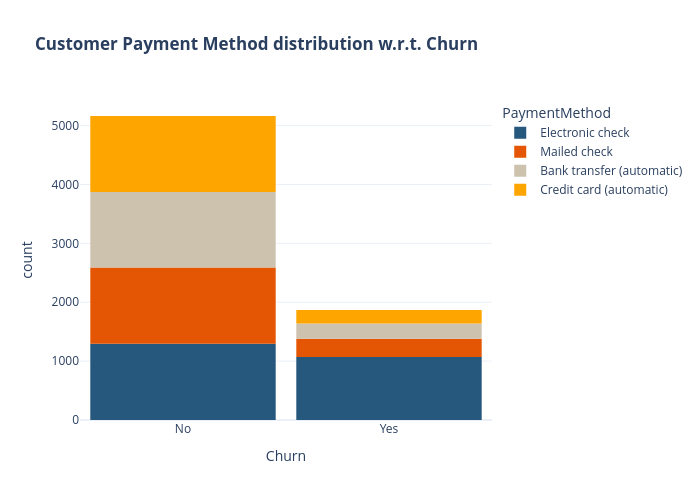

The code cell stored with this chart in its notebook:
### Code cell
custom_colors_3 = {
    'Electronic check': '#26577C',
    'Mailed check': '#E55604',
    'Bank transfer (automatic)': '#CDC2AE',
    'Credit card (automatic)': 'orange'
}

fig = px.histogram(df, 
                   x="Churn", 
                   color="PaymentMethod", 
                   title="<b>Customer Payment Method distribution w.r.t. Churn</b>", 
                   color_discrete_map=custom_colors_3)

# Update layout
fig.update_layout(width=700, height=500, bargap=0.1)

# Show the figure
fig.show()

### Figure 1 — Plotly figure (JSON) as saved in the notebook; plotly's stock layout.template omitted (floating-point values rounded to 4 significant figures; data arrays with more than 128 entries replaced by an {"elided": "..."} marker saying what was removed)
{"data": [{"bingroup": "x", "hovertemplate": "PaymentMethod=Electronic check<br>Churn=%{x}<br>count=%{y}<extra></extra>", "legendgroup": "Electronic check", "marker": {"color": "#26577C", "pattern": {"shape": ""}}, "name": "Electronic check", "orientation": "v", "showlegend": true, "type": "histogram", "x": {"elided": "2365 str values"}, "xaxis": "x", "yaxis": "y"}, {"bingroup": "x", "hovertemplate": "PaymentMethod=Mailed check<br>Churn=%{x}<br>count=%{y}<extra></extra>", "legendgroup": "Mailed check", "marker": {"color": "#E55604", "pattern": {"shape": ""}}, "name": "Mailed check", "orientation": "v", "showlegend": true, "type": "histogram", "x": {"elided": "1604 str values"}, "xaxis": "x", "yaxis": "y"}, {"bingroup": "x", "hovertemplate": "PaymentMethod=Bank transfer (automatic)<br>Churn=%{x}<br>count=%{y}<extra></extra>", "legendgroup": "Bank transfer (automatic)", "marker": {"color": "#CDC2AE", "pattern": {"shape": ""}}, "name": "Bank transfer (automatic)", "orientation": "v", "showlegend": true, "type": "histogram", "x": {"elided": "1542 str values"}, "xaxis": "x", "yaxis": "y"}, {"bingroup": "x", "hovertemplate": "PaymentMethod=Credit card (automatic)<br>Churn=%{x}<br>count=%{y}<extra></extra>", "legendgroup": "Credit card (automatic)", "marker": {"color": "orange", "pattern": {"shape": ""}}, "name": "Credit card (automatic)", "orientation": "v", "showlegend": true, "type": "histogram", "x": {"elided": "1521 str values"}, "xaxis": "x", "yaxis": "y"}], "layout": {"bargap": 0.1, "barmode": "relative", "height": 500, "legend": {"title": {"text": "PaymentMethod"}, "tracegroupgap": 0}, "title": {"text": "<b>Customer Payment Method distribution w.r.t. Churn</b>"}, "width": 700, "xaxis": {"anchor": "y", "domain": [0, 1], "title": {"text": "Churn"}}, "yaxis": {"anchor": "x", "domain": [0, 1], "title": {"text": "count"}}}}
